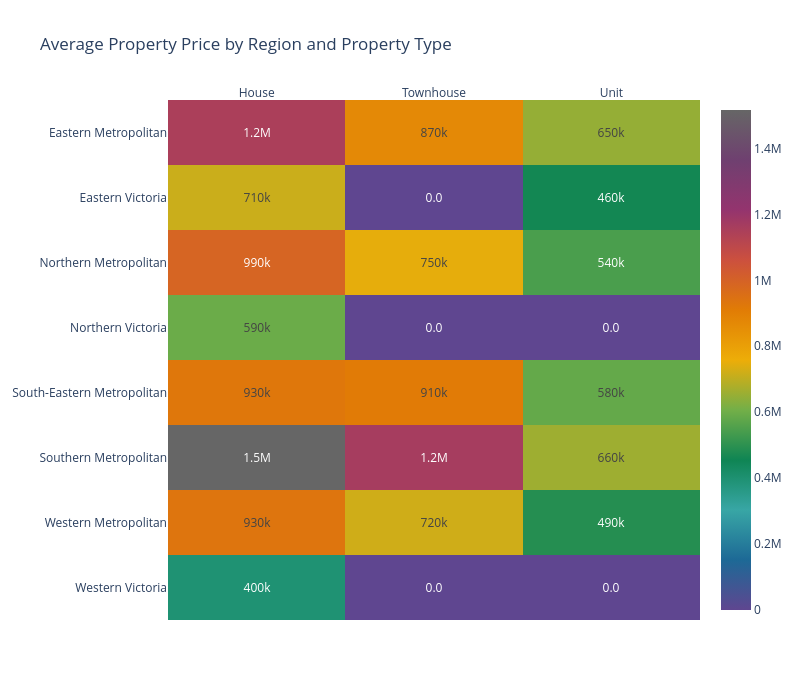

Notebook code cell kept with this figure:
### Markdown cell above
**Multivariate Graph — Heatmap : Average Price by Region and Property Type**

This heatmap covers the same three variables as before — **Regionname**, **Type**, and average
**Price** — but as a labeled grid instead of a sunburst. Each cell shows the exact average price
for that Region–Type combination, with color intensity reinforcing which combinations are the
most and least expensive. It's a direct, easier-to-read way to compare all region-type
combinations at a glance.
- *Using the privious pivot tabel **price_pivot** (But it cintain the NaN value column - which is the mean no relation with regionname and type of the property)*

### Code cell
# But price_pivot contain 'NaN' cell so fill_value replace to Zero
price_pivot = pd.pivot_table(
    df_clean,
    index ='Regionname',
    values = 'Price',
    columns =  'Property Type',
    aggfunc = 'mean',
    fill_value = 0              # Replacing value 'NaN' to Zero
)

fig = px.imshow(
    price_pivot,
    text_auto = '.2s',
    aspect = 'auto',
    color_continuous_scale = Pallet,
    title = "Average Property Price by Region and Property Type"
)
fig.update_xaxes(side="top", title=None)

# Set dimensions and clean layout
fig.update_layout(
    width=800,
    height=700,
    xaxis_title = None,
    yaxis_title = None
)
fig.show()

### Figure 1 — Plotly figure (JSON) as saved in the notebook; plotly's stock layout.template omitted (floating-point values rounded to 4 significant figures)
{"data": [{"coloraxis": "coloraxis", "hovertemplate": "Property Type: %{x}<br>Regionname: %{y}<br>color: %{z}<extra></extra>", "name": "0", "texttemplate": "%{z:.2s}", "type": "heatmap", "x": ["House", "Townhouse", "Unit"], "xaxis": "x", "y": ["Eastern Metropolitan", "Eastern Victoria", "Northern Metropolitan", "Northern Victoria", "South-Eastern Metropolitan", "Southern Metropolitan", "Western Metropolitan", "Western Victoria"], "yaxis": "y", "z": [[1151000.0, 869600.0, 649300.0], [714300.0, 0.0, 461300.0], [990400.0, 749700.0, 544400.0], [594800.0, 0.0, 0.0], [925900.0, 913300.0, 583400.0], [1517000.0, 1164000.0, 660700.0], [932700.0, 721000.0, 488400.0], [397500.0, 0.0, 0.0]]}], "layout": {"coloraxis": {"colorscale": [[0, "rgb(95, 70, 144)"], [0.1, "rgb(29, 105, 150)"], [0.2, "rgb(56, 166, 165)"], [0.3, "rgb(15, 133, 84)"], [0.4, "rgb(115, 175, 72)"], [0.5, "rgb(237, 173, 8)"], [0.6, "rgb(225, 124, 5)"], [0.7, "rgb(204, 80, 62)"], [0.8, "rgb(148, 52, 110)"], [0.9, "rgb(111, 64, 112)"], [1, "rgb(102, 102, 102)"]]}, "height": 700, "title": {"text": "Average Property Price by Region and Property Type"}, "width": 800, "xaxis": {"anchor": "y", "domain": [0, 1], "side": "top", "title": {}}, "yaxis": {"anchor": "x", "autorange": "reversed", "domain": [0, 1], "title": {}}}}
